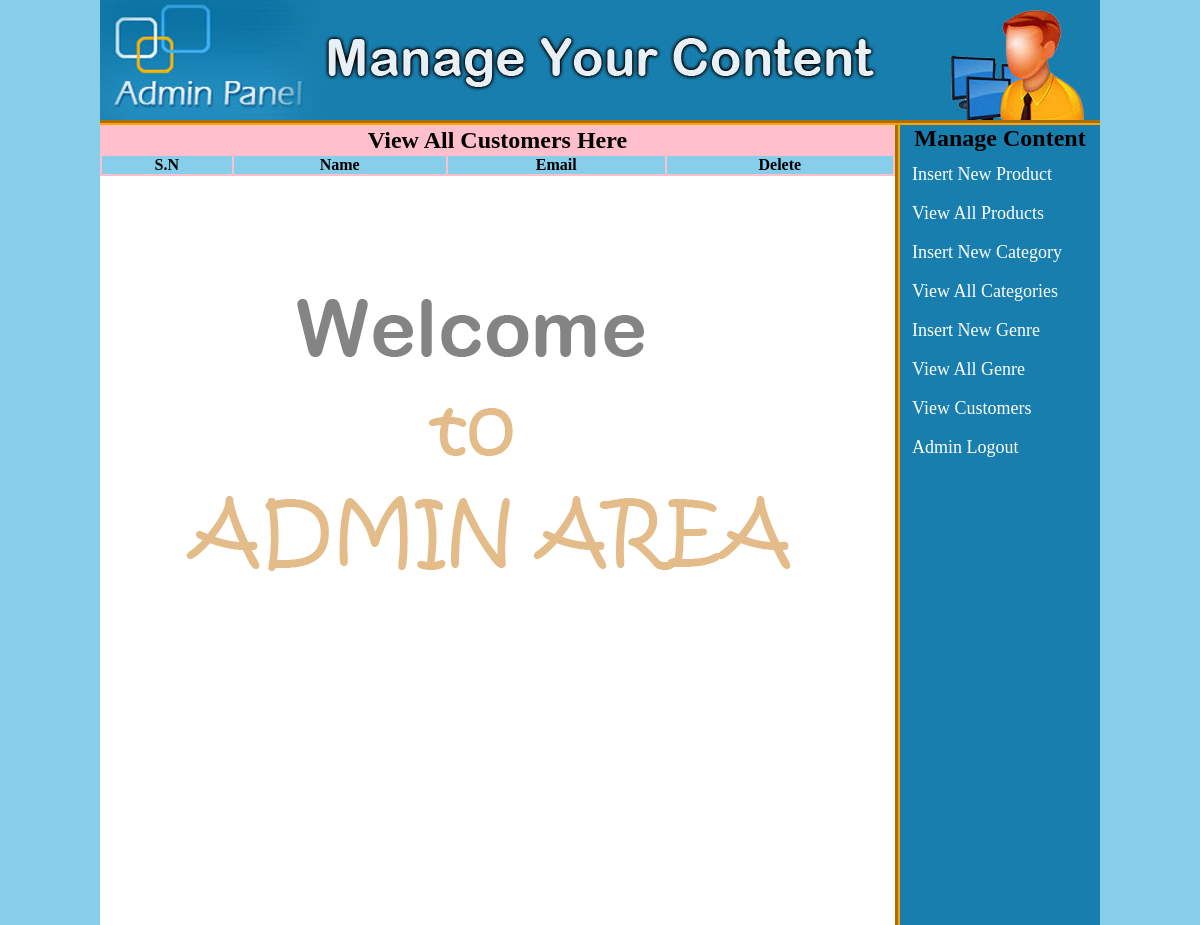
Before: /admin_area/index.php?view_customers (signed in) with the older database file.
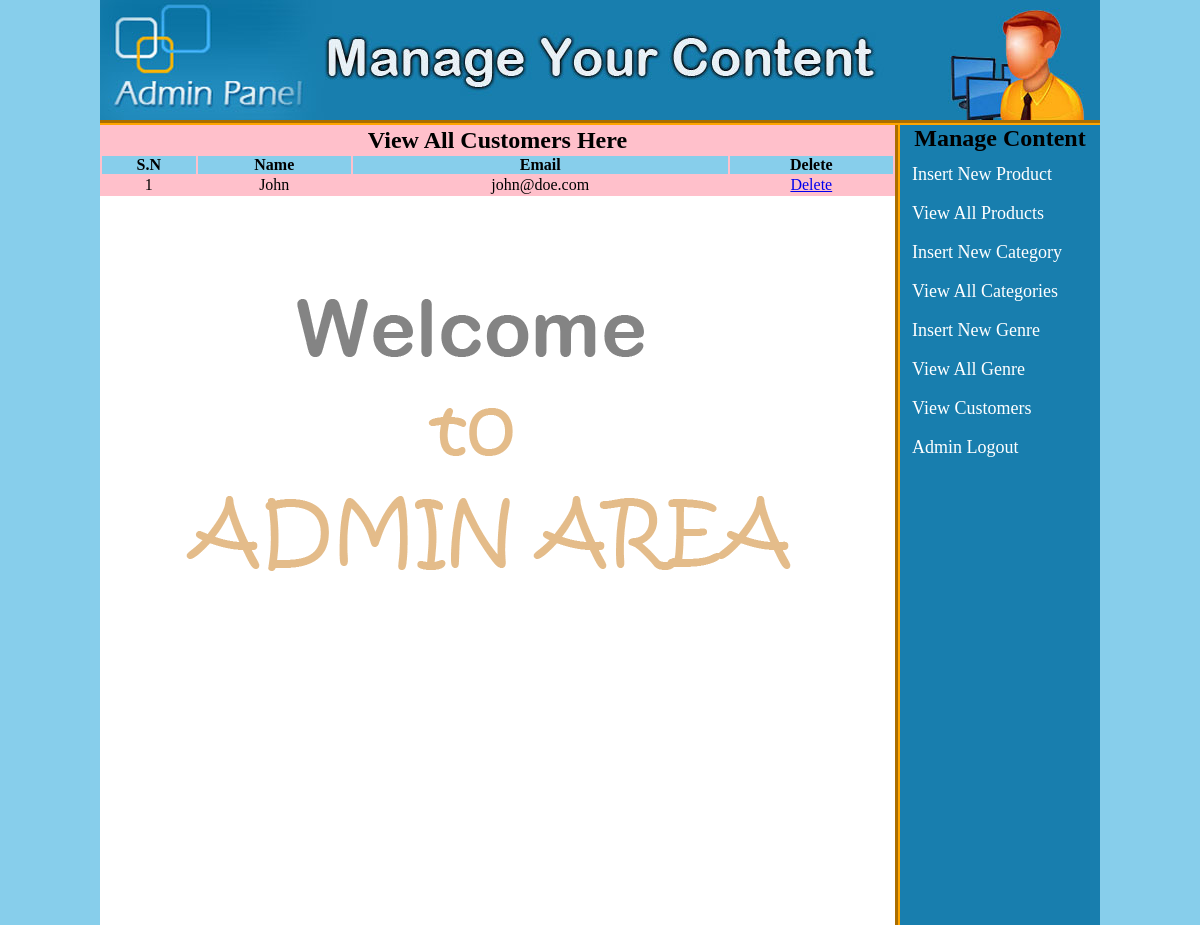
After: the same page with the newer database file.
### tables this page shows
CREATE TABLE `customers` (
  `c_ip` varchar(100) NOT NULL,
  `c_country` varchar(100) NOT NULL,
  `c_first_name` varchar(100) NOT NULL,
  `c_last_name` varchar(100) NOT NULL,
  `c_address` varchar(255) NOT NULL,
  `c_state` varchar(100) NOT NULL,
  `c_zip` varchar(100) NOT NULL,
  `c_email` varchar(100) NOT NULL,
  `c_phone` varchar(10) NOT NULL,
  `c_pass` varchar(50) NOT NULL
);

### admin_area/view_customers.php (the view)
<table width="795" align="center" bgcolor="pink">
	<tr align="center">
		<td colspan="6"><h2>View All Customers Here</h2></td>
	</tr>
	<tr align="center" bgcolor="skyblue">
		<th>S.N</th>
		<th>Name</th>
		<th>Email</th>
		<th>Delete</th>
	</tr>
	<?php
	include("includes/db.php");
	$get_c = "select * from customers";
	$run_c = mysqli_query($con, $get_c);
	$i = 0;
	while ($row_c=mysqli_fetch_array($run_c)){
		$c_id = $row_c['c_email'];
		$c_name = $row_c['c_first_name'];
		$c_email = $row_c['c_email'];
		$i++;
	?>
	<tr align="center">
		<td><?php echo $i;?></td>
		<td><?php echo $c_name;?></td>
		<td><?php echo $c_email;?></td>
		<td><a href="delete_c.php?delete_c=<?php echo $c_id;?>">Delete</a></td>
	</tr>
	<?php } ?>
</table>

Changed rows visible on the page:
added customers: c_first_name "John", c_email "john@doe.com"
